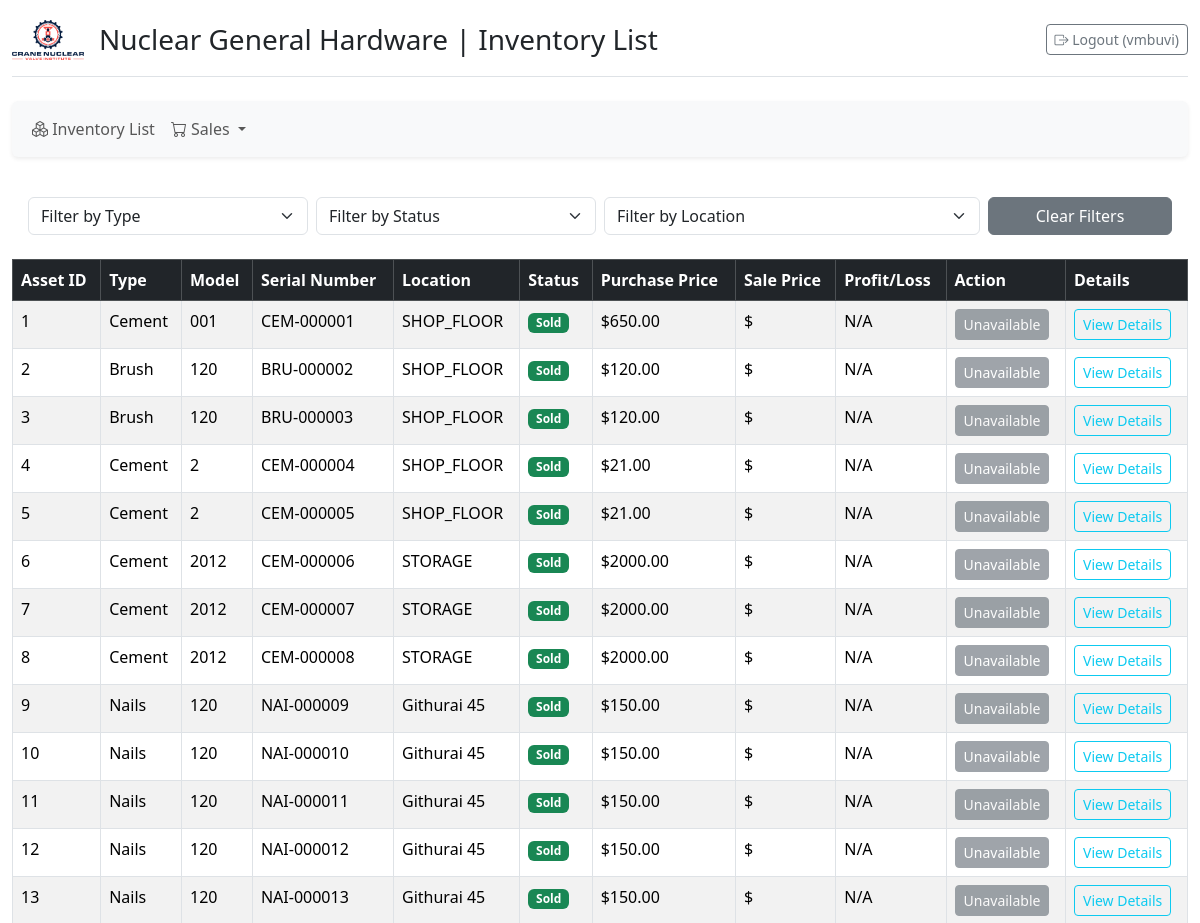
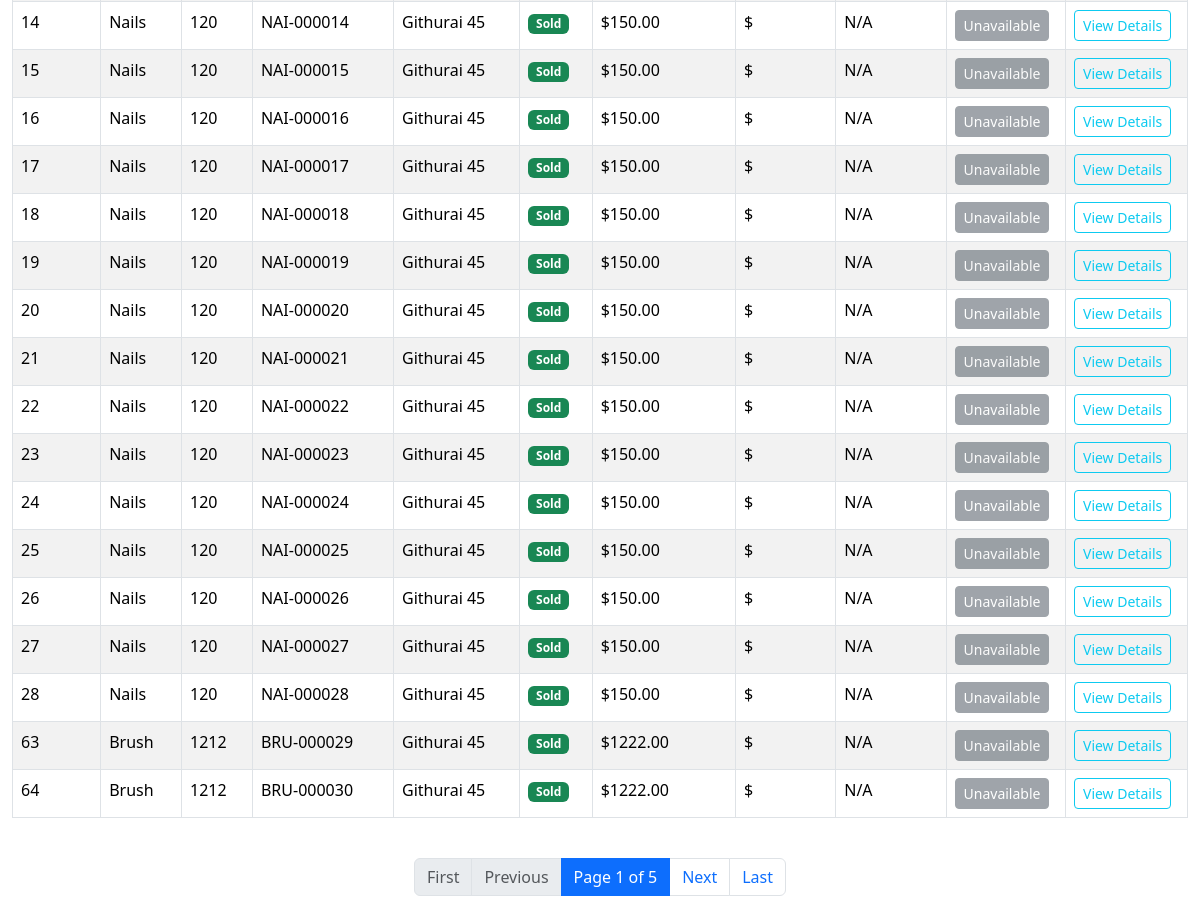
Before: / (signed in) with the older database file (2 pictures, top to bottom).
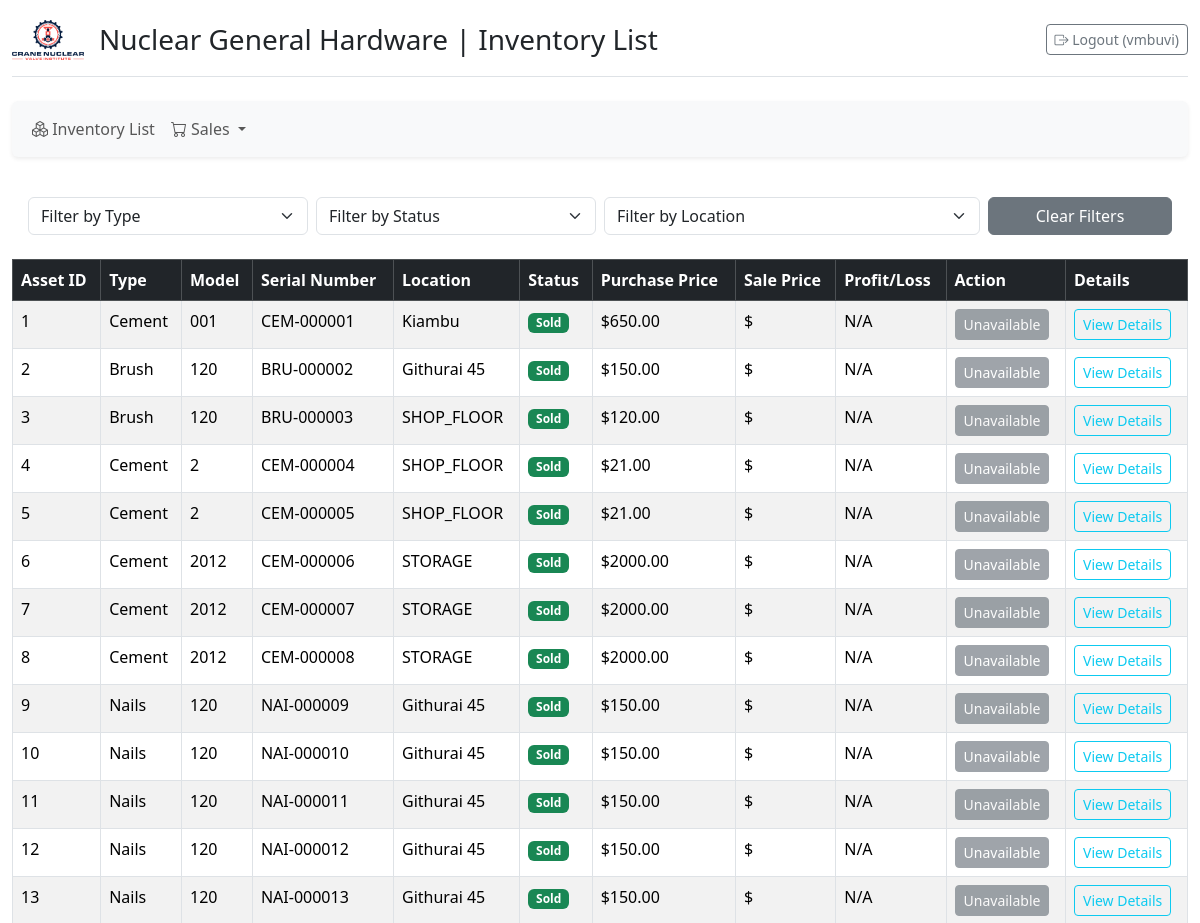
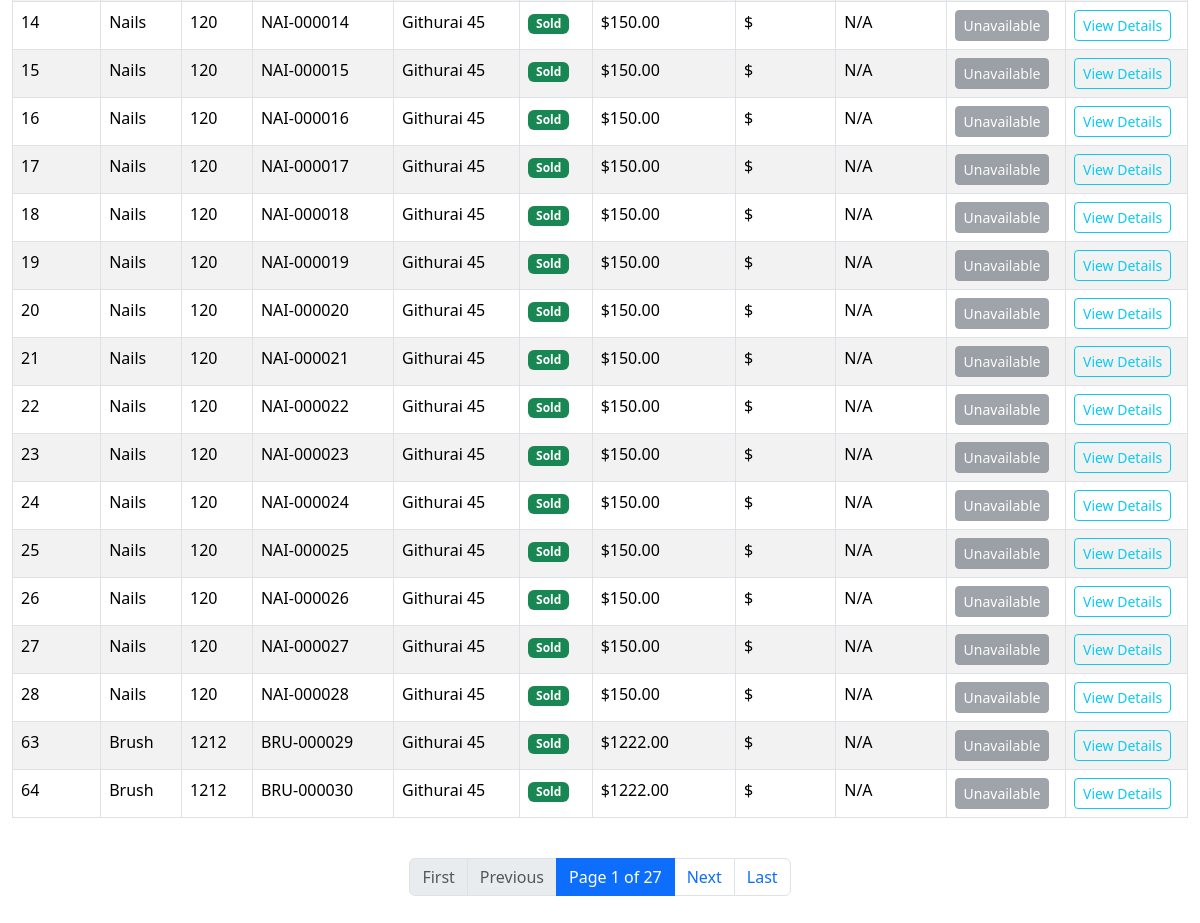
After: the same page with the newer database file (2 pictures, top to bottom).
### inventory/models.py (models this page shows, shortened)
class HardwareAsset(models.Model):
    LOCATION_CHOICES = (
        ('GITHURAI_45', 'Githurai 45'),
        ('KIRIGITI', 'Kirigiti'),
        ('KIAMBU', 'Kiambu'),
    )
    STATUS_CHOICES = [
        ('IN_STOCK', 'In Stock'),
        ('PENDING_SALE', 'Pending Sale'),
        ('SOLD', 'Sold'),
        ('SCRAPPED', 'Scrapped'),
    ]
    asset_type = models.ForeignKey(AssetType, on_delete=models.PROTECT)
    model_number = models.CharField(max_length=100)
    serial_number = models.CharField(max_length=100, unique=True, null=True, blank=True)
    purchase_price = models.DecimalField(max_digits=10, decimal_places=2)
    purchase_date = models.DateField(auto_now_add=True)
    location = models.CharField(max_length=20, choices=LOCATION_CHOICES, default='KIRIGITI')
    status = models.CharField(max_length=20, choices=STATUS_CHOICES, default='IN_STOCK')
    warranty_end_date = models.DateField(null=True, blank=True)
    sale_record = models.ForeignKey(
        'SaleRecord', # Assuming SaleRecord is defined in this file (or importable)
        on_delete=models.SET_NULL,
        null=True,
        blank=True,
        related_name='sold_assets'
    )
    mixed_sale = models.ForeignKey(
        'MixedSale', # <-- Links to the correct model instance
        on_delete=models.SET_NULL,
        null=True,
        blank=True,
        related_name='mixed_sale_assets' # Use a different related_name
    )
    individual_sale_price = models.DecimalField(
        max_digits=10,
        decimal_places=2,
        null=True,
        blank=True
    )
    @property
    def sale_price(self):
        if self.status == 'SOLD' and self.individual_sale_price is not None:
            return self.individual_sale_price
        return None
    @property
    def profit_loss(self):
        if self.sale_price is not None:
            return self.sale_price - self.purchase_price
        return None
    class Meta:
        pass

class AssetType(models.Model):
    name = models.CharField(max_length=50, unique=True)
    prefix = models.CharField(max_length=10, unique=True, default='AS') # <--- ADD THIS FIELD
    image = models.ImageField(upload_to='asset_type_images/',
                              null=True,
                              blank=True)

### inventory/views.py (the view)
# urls.py: path('', views.asset_list_view, name='asset_list'),
@login_required
def asset_list_view(request):
    status_filter = request.GET.get('status')
    location_filter = request.GET.get('location')
    asset_type_filter = request.GET.get('asset_type')
    assets = Asset.objects.all().select_related('asset_type', 'sale_record')
    if status_filter:
        assets = assets.filter(status=status_filter)
    if location_filter:
        assets = assets.filter(location=location_filter)
    if asset_type_filter:
        assets = assets.filter(asset_type__pk=asset_type_filter)
    page_number = request.GET.get('page')
    paginator = Paginator(assets, 30)
    try:
        page_obj = paginator.get_page(page_number)
    except Exception:
        page_obj = paginator.get_page(1)
    context = get_base_context(request)
    context.update({
        'assets': page_obj,
        'current_status': status_filter,
        'current_location': location_filter,
        'current_asset_type': asset_type_filter,
    })
    return render(request, 'inventory/asset_list.html', context)

### inventory/views.py (called while the page is built)
@login_required
def get_base_context(request=None):
    context = {
        'SHOP_NAME': 'Nuclear General Hardware',
        'SHOP_LOGO_URL': 'nuclear-logo.png',
    }
    if request:
        mixed_sale_assets = request.session.get('mixed_sale_assets', [])
        context['mixed_sale_count'] = len(mixed_sale_assets)
        context['ALL_ASSET_TYPES'] = AssetType.objects.all().order_by('name')
        context['STATUS_CHOICES'] = Asset.STATUS_CHOICES
        context['LOCATIONS'] = Asset.LOCATION_CHOICES
    return context

### inventory/templates/inventory/asset_list.html (shortened to what the changed rows need)
{% extends "base.html" %}
{% load static %}
{% load cart_filters %}
{% load crispy_forms_tags %}
{% block content %}
    <div class="content-area">
        <div class="table-responsive">
            <table class="table table-striped table-hover table-bordered">
                <thead class="table-dark">
                    <tr>
                        <th>Asset ID</th>
                        <th>Type</th>
                        <th>Model</th>
                        <th>Serial Number</th>
                        <th>Location</th>
                        <th>Status</th>
                        <th>Purchase Price</th>
                        <th>Sale Price</th>
                        <th>Profit/Loss</th>
                        <th>Action</th>
                        <th>Details</th>
                    </tr>
                </thead>
                <tbody>
                {% for asset in assets %}
                    <tr>
                        <td>{{ asset.pk }}</td>
                        <td>{{ asset.asset_type.name }}</td>
                        <td>{{ asset.model_number }}</td>
                        <td>{{ asset.serial_number }}</td>
                        <td>{{ asset.get_location_display }}</td>
                        <td><span class="badge bg-{% if asset.status == 'IN_STOCK' %}info{% elif asset.status == 'PENDING_SALE' %}warning{% else %}success{% endif %}">{{ asset.get_status_display }}</span></td>
                        <td>${{ asset.purchase_price|floatformat:2 }}</td>
                        {% if asset.status == 'SOLD' %}
                            <td>${{ asset.individual_sale_price|floatformat:2 }}</td>
                            {% with profit=asset.profit_loss %}
                                <td class="{% if profit is not None and profit >= 0 %}profit-positive{% else %}profit-negative{% endif %}">
                                    {% if profit is not None %}${{ profit|floatformat:2 }}{% else %}N/A{% endif %}
                                </td>
                            {% endwith %}
                        {% else %}
                            <td>-</td>
                            <td>-</td>
                        {% endif %}
                        <td>
                            {% if asset.status == 'IN_STOCK' %}
                                {% if asset.pk|stringformat:"s" not in request.session.mixed_sale_assets|default:'' %}
                                    <button class="btn btn-sm btn-info add-to-cart-btn"
                                            data-asset-id="{{ asset.pk }}"
                                            data-action="add"                                       data-add-url="{% url 'add_to_mixed_sale' %}"            data-remove-url="{% url 'remove_from_mixed_sale' %}">   Add to Cart
                                    </button>
                            {% else %}
                                <button class="btn btn-sm btn-danger remove-from-cart-btn"
                                        data-asset-id="{{ asset.pk }}"
                                        data-action="remove"
                                        data-add-url="{% url 'add_to_mixed_sale' %}"
                                        data-remove-url="{% url 'remove_from_mixed_sale' %}">
                                    Remove ✖️
                                </button>
                            {% endif %}
                            {% else %}
                                <button class="btn btn-sm btn-secondary" disabled>Unavailable</button>
                            {% endif %}
                        </td>
                        <td><a href="{% url 'asset_detail' asset_pk=asset.pk %}" class="btn btn-sm btn-outline-info">View Details</a></td>
                    </tr>
                {% empty %}
                <tr>
                    <td colspan="11" class="text-center">No assets found matching the current filters.</td>
                </tr>
                {% endfor %}
                </tbody>
            </table>
        </div>
    </div>     {% if assets.has_other_pages %}
        <nav aria-label="Page navigation">
            <ul class="pagination justify-content-center">
                {% if assets.has_previous %}
                    <li class="page-item">
                        <a class="page-link" href="?page=1&{{ request.GET.urlencode|cut:'page=' }}">First</a>
                    </li>
                    <li class="page-item">
                        <a class="page-link" href="?page={{ assets.previous_page_number }}&{{ request.GET.urlencode|cut:'page=' }}">Previous</a>
                    </li>
                {% else %}
                    <li class="page-item disabled"><span class="page-link">First</span></li>
                    <li class="page-item disabled"><span class="page-link">Previous</span></li>
                {% endif %}
                <li class="page-item active" aria-current="page">
                    <span class="page-link">Page {{ assets.number }} of {{ assets.paginator.num_pages }}</span>
                </li>
                {% if assets.has_next %}
                    <li class="page-item">
                        <a class="page-link" href="?page={{ assets.next_page_number }}&{{ request.GET.urlencode|cut:'page=' }}">Next</a>
                    </li>
                    <li class="page-item">
                        <a class="page-link" href="?page={{ assets.paginator.num_pages }}&{{ request.GET.urlencode|cut:'page=' }}">Last</a>
                    </li>
                {% else %}
                    <li class="page-item disabled"><span class="page-link">Next</span></li>
                    <li class="page-item disabled"><span class="page-link">Last</span></li>
                {% endif %}
            </ul>
        </nav>
    {% elif assets %}
        <nav aria-label="Page navigation">
            <ul class="pagination justify-content-center">
                <li class="page-item active"><span class="page-link">Page 1 of 1</span></li>
            </ul>
        </nav>
    {% endif %}
{% endblock content %}

Changed rows visible on the page:
changed HardwareAsset "CEM-000001": location "SHOP_FLOOR" → "Kiambu"
changed HardwareAsset "BRU-000002": location "SHOP_FLOOR" → "Githurai 45"; purchase_price "120.00" → "150.00"
Other visible differences:
{{ assets.paginator.num_pages }}: "5" → "27"
